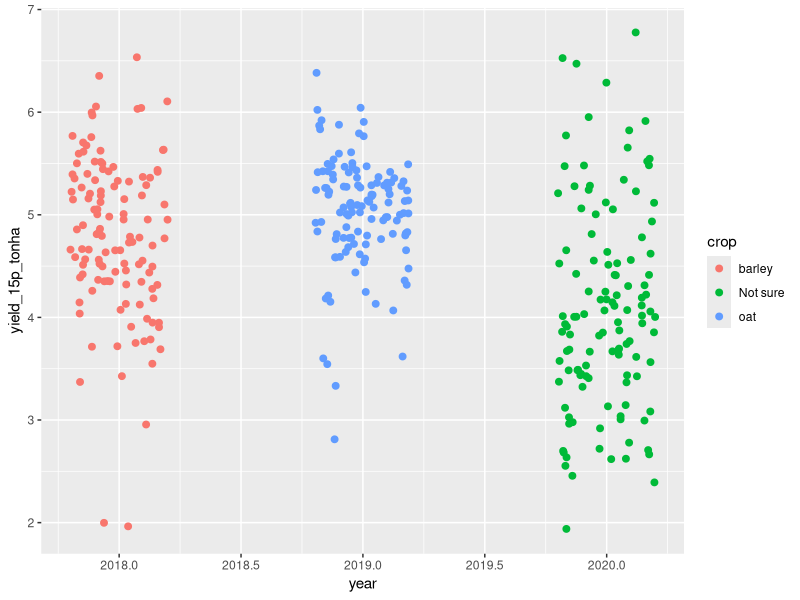

Reproduce this figure in R. (Note: this script raises an error after producing the figure.)
# created 26/3/2024
# purpose: clean/separate Bo's CENTs data
# notes:


library(tidyverse)
library(readxl)

rm(list = ls())



# raw data ----------------------------------------------------------------

draw <- read_csv("data/raw/rd_gina-simplified.csv")



# 1. yields ---------------------------------------------------------------

d1 <-
  draw %>% 
  filter(!is.na(yield_DM)) %>% 
  select(plot_id:date2, 
         yield_dry_gm2 = yield_DM, 
         yield_15p_tonha = yield15) %>% 
  mutate(crop = case_when(
    year == 2018 ~ "barley",
    year == 2019 ~ "oat",
    year == 2020 ~ "Not sure"))

d1 %>% 
  ggplot(aes(year, yield_15p_tonha)) + 
  geom_jitter(aes(color = crop), width = 0.2, size = 2)

d1 %>% 
  select(plot_id, year, crop, date, date2, everything()) %>% 
  write_csv("data/tidy/td_yield.csv")


# need to do percent coverage ---------------------------------------------


